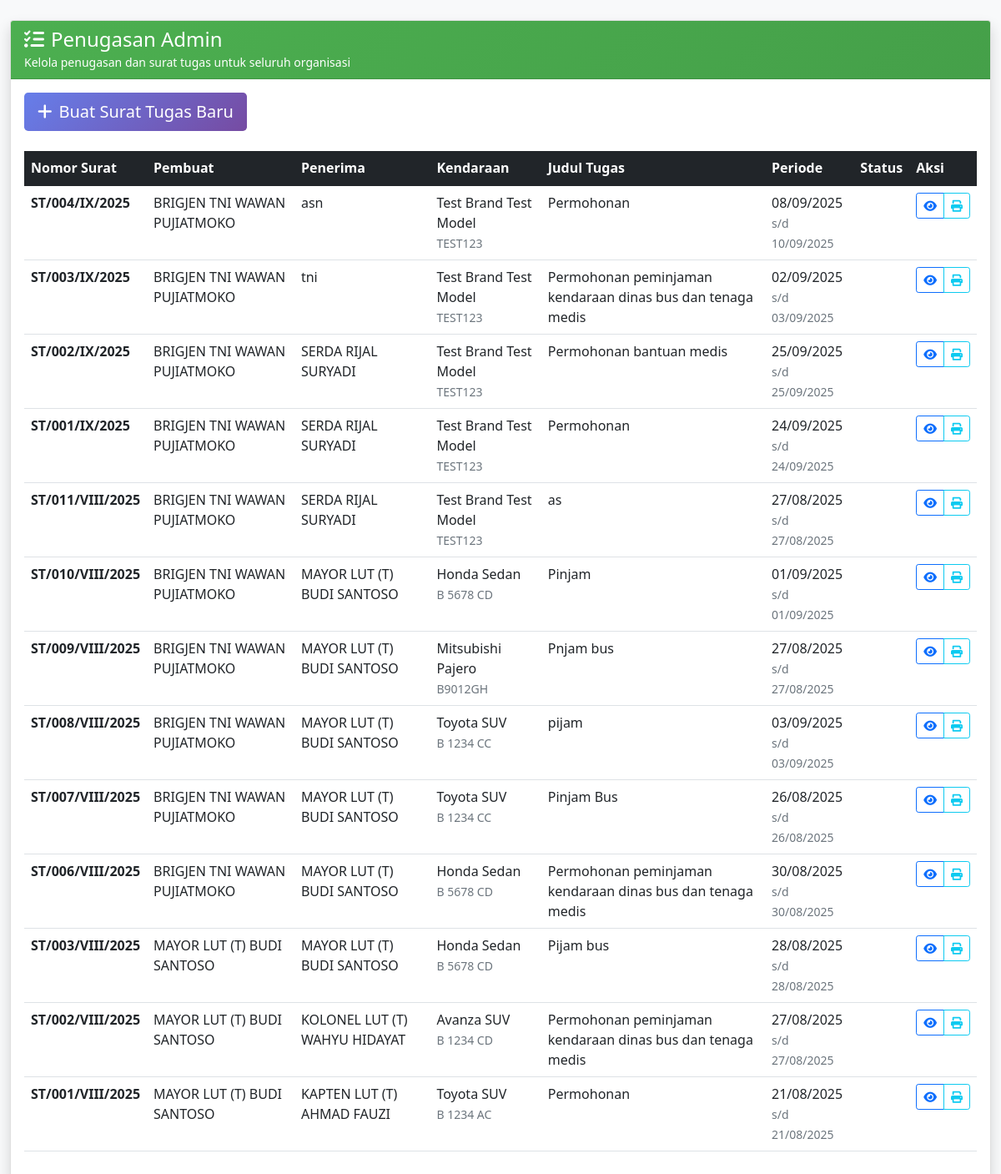
The page /pages/penugasan_admin.php (signed in) on the database as committed earlier.
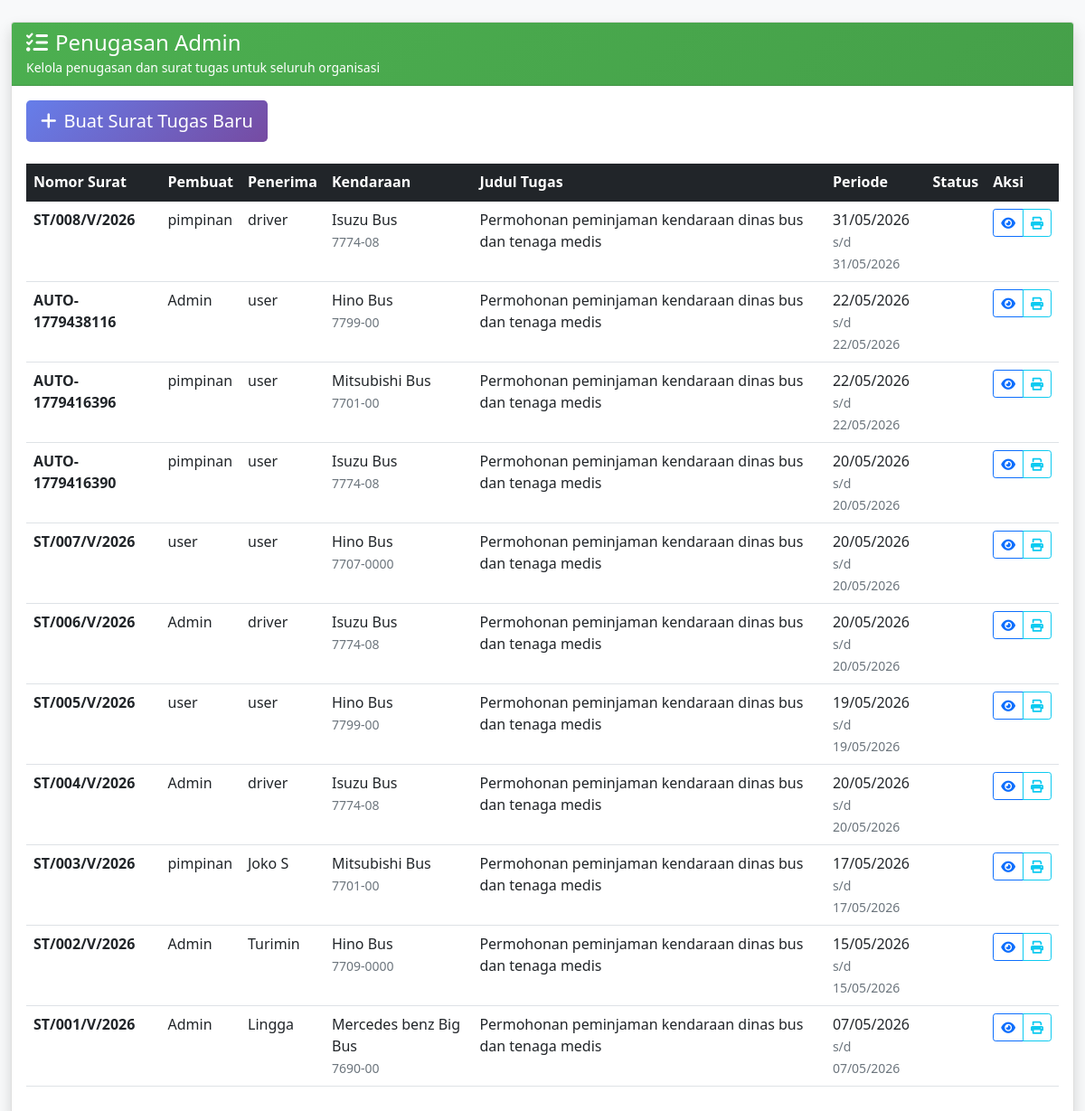
The same page on the database as committed later.
### tables this page shows
CREATE TABLE `surat_tugas` (
  `id` int(11) NOT NULL,
  `nomor_surat` varchar(50) NOT NULL,
  `tanggal_surat` date NOT NULL,
  `klasifikasi` varchar(20) DEFAULT 'Biasa',
  `lampiran` varchar(255) DEFAULT '-',
  `perihal` varchar(255) DEFAULT 'Permohonan peminjaman kendaraan dinas bus dan tenaga medis',
  `nama_unit` varchar(150) DEFAULT 'BIRO UMUM SETJEN KEMHAN',
  `nama_bagian` varchar(150) DEFAULT 'BAGIAN PENGAMANAN',
  `jenis_naskah` varchar(100) DEFAULT 'NOTA DINAS',
  `surat_dari` varchar(150) DEFAULT 'Kabag Pam Roum Setjen Kemhan',
  `kepada_jabatan` varchar(100) DEFAULT 'Dandenma Mabes TNI',
  `kepada_tempat` varchar(50) DEFAULT 'Jakarta',
  `dasar_a` text DEFAULT 'Peraturan Panglima TNI Nomor 24 Tahun 2014 tentang Pengesahan Validasi Organisasi FKT dan;',
  `dasar_b` text DEFAULT 'Surat Perintah Kapusinfolahta TNI Nomor Sprin/97/XI/2023 tanggal 20 Oktober 2023 tentang Fungsi Pengadaan HUT ke-17 Pusinfolahta TNI dan;',
  `berangkat_dari` varchar(100) DEFAULT 'Pusinfolahta TNI',
  `waktu_berangkat` varchar(50) DEFAULT 'Pukul 05.00 WIB s.d selesai',
  `pejabat_ttd_jabatan` varchar(100) DEFAULT 'a.n Kepala Pusinfolahta TNI',
  `pejabat_ttd_sebagai` varchar(50) DEFAULT 'Waka,',
  `tembusan_1` varchar(100) DEFAULT 'Kapusinfolahta TNI',
  `tembusan_2` varchar(100) DEFAULT 'Asops Denma Mabes TNI',
  `tembusan_3` varchar(100) DEFAULT 'Dansetang Denma Mabes TNI',
  `tembusan_4` varchar(100) DEFAULT 'Dansakdok Denma Mabes TNI',
  `kendaraan_id` int(11) NOT NULL,
  `pengguna_id` int(11) NOT NULL,
  `tujuan` varchar(255) NOT NULL,
  `keperluan` text NOT NULL,
  `tanggal_berangkat` date NOT NULL,
  `tanggal_kembali` date DEFAULT NULL,
  `estimasi_km` int(11) DEFAULT NULL,
  `estimasi_bbm` decimal(8,2) DEFAULT NULL,
  `status` enum('Draft','Disetujui','Dalam Perjalanan','Selesai','Dibatalkan') NOT NULL DEFAULT 'Draft',
  `approval_pimpinan_status` enum('Pending','Approved','Rejected') NOT NULL DEFAULT 'Pending',
  `approval_pimpinan_by` int(11) DEFAULT NULL,
  `approval_pimpinan_at` datetime DEFAULT NULL,
  `km_berangkat` int(11) DEFAULT NULL,
  `km_kembali` int(11) DEFAULT NULL,
  `bbm_terpakai` decimal(8,2) DEFAULT NULL,
  `laporan_perjalanan` text DEFAULT NULL,
  `pejabat_ttd` varchar(100) DEFAULT NULL,
  `created_at` timestamp NOT NULL DEFAULT current_timestamp(),
  `updated_at` timestamp NOT NULL DEFAULT current_timestamp() ON UPDATE current_timestamp(),
  `created_by` int(11) DEFAULT NULL,
  `updated_by` int(11) DEFAULT NULL,
  `dasar_list` text DEFAULT NULL,
  `tembusan_list` varchar(50) NOT NULL
);

CREATE TABLE `pengguna` (
  `id` int(11) NOT NULL,
  `nrp_nip` varchar(30) DEFAULT NULL,
  `nama_lengkap` varchar(100) NOT NULL,
  `pangkat` varchar(50) DEFAULT NULL,
  `jabatan` varchar(50) DEFAULT NULL,
  `satuan_pns` varchar(200) DEFAULT NULL,
  `no_hp` varchar(20) DEFAULT NULL,
  `email` varchar(100) DEFAULT NULL,
  `alamat` text DEFAULT NULL,
  `status_pegawai` enum('Aktif','Pensiun','Mutasi','Non-Aktif') NOT NULL DEFAULT 'Aktif',
  `status_aktif` enum('Aktif','Tidak Aktif') NOT NULL DEFAULT 'Aktif',
  `jenis_personel` enum('TNI','PNS') DEFAULT NULL,
  `matra` varchar(100) DEFAULT NULL,
  `korps` varchar(100) DEFAULT NULL,
  `kesatuan` varchar(200) DEFAULT NULL,
  `created_at` timestamp NOT NULL DEFAULT current_timestamp(),
  `updated_at` timestamp NOT NULL DEFAULT current_timestamp() ON UPDATE current_timestamp()
);

CREATE TABLE `kendaraan` (
  `id` int(11) NOT NULL,
  `no_polisi` varchar(20) NOT NULL,
  `no_rangka` varchar(50) NOT NULL,
  `no_mesin` varchar(50) NOT NULL,
  `penanggung_jawab` enum('Baur Spri Kapus','Baurku','Baurtarlat','Bidduk TI','Caraka','Kabidduk TI','Kabidinfomin','Kabidinfoops','Kabidpamsisfo','Kapusinfolahta TNI','Kasubbid Jarkomta & Duknis','Kasubbid Pam Aplikasi','Kasubbid Pam jarkomta','Kasubbid SDM TI','Kasubbid Sisfogarku','Kasubbid Sisfointel','Kasubbid Sisfoopslat','Kasubbid Sisfopers','Kasubbid Sisfoter','Kataud','Kaurdal','Kaurpers','Kaurtu','Tamudi Kapus','Wakapusinfolahta TNI') NOT NULL,
  `locator` varchar(255) DEFAULT NULL,
  `pengguna_id` int(11) DEFAULT NULL,
  `merk` varchar(50) NOT NULL,
  `tipe` varchar(50) DEFAULT NULL,
  `tahun_pembuatan` year(4) DEFAULT NULL,
  `warna` varchar(30) DEFAULT NULL,
  `jenis` enum('Roda 2','Roda 4','Truk','Bus','Lainnya') DEFAULT 'Roda 4',
  `bahan_bakar` enum('Pertalite','Pertamax','Solar','Listrik','Hybrid') NOT NULL DEFAULT 'Pertalite',
  `no_reg` varchar(30) DEFAULT NULL,
  `no_stnk` varchar(30) DEFAULT NULL,
  `no_bpkb` varchar(30) DEFAULT NULL,
  `tanggal_berlaku_stnk` date DEFAULT NULL,
  `pemilik_stnk` varchar(100) DEFAULT NULL,
  `status_kepemilikan` enum('Satker','Pinjam Pakai') DEFAULT 'Satker',
  `satker` varchar(50) NOT NULL,
  `kode_barang` varchar(50) DEFAULT NULL,
  `kondisi` enum('Baik','Rusak Ringan','Rusak Berat') DEFAULT 'Baik',
  `status_kendaraan` enum('Operasional','Perbaikan','Rusak','Tidak Aktif') DEFAULT 'Operasional',
  `status_peminjaman` enum('Tersedia','Dipinjam','Maintenance','Rusak') DEFAULT 'Tersedia',
  `tanggal_servis_terakhir` date DEFAULT NULL,
  `last_service_km` int(11) DEFAULT NULL,
  `odometer` int(11) DEFAULT 0,
  `foto` varchar(255) DEFAULT NULL,
  `catatan` text DEFAULT NULL,
  `created_at` timestamp NOT NULL DEFAULT current_timestamp(),
  `updated_at` timestamp NOT NULL DEFAULT current_timestamp() ON UPDATE current_timestamp()
);

### pages/penugasan_admin.php (the view, shortened to what this page needs)
<?php
require_once __DIR__ . '/../includes/auth.php';
$surat_tugas_result = $mysqli->query("
    SELECT st.*,
           u_pembuat.nama_lengkap as pembuat_nama,
           u_penerima.nama_lengkap as penerima_nama,
          k.merk, k.tipe, k.no_polisi
    FROM surat_tugas st
    LEFT JOIN pengguna u_pembuat ON st.created_by = u_pembuat.id
    LEFT JOIN pengguna u_penerima ON st.pengguna_id = u_penerima.id
    LEFT JOIN kendaraan k ON st.kendaraan_id = k.id
    ORDER BY st.created_at DESC
");
?>
<!DOCTYPE html>
<html lang="id">
<head>
    <link href="https://cdn.jsdelivr.net/npm/bootstrap@5.1.3/dist/css/bootstrap.min.css" rel="stylesheet">
    <link href="https://cdnjs.cloudflare.com/ajax/libs/font-awesome/6.0.0/css/all.min.css" rel="stylesheet">
</head>
<body class="bg-light">
    <div class="container-fluid mt-4">
        <div class="row">
            <div class="col-12">
                <div class="card shadow">
                    <div class="card-header">
                        <h4 class="mb-0"><i class="fas fa-tasks me-2"></i>Penugasan Admin</h4>
                        <small>Kelola penugasan dan surat tugas untuk seluruh organisasi</small>
                    </div>
                    <div class="card-body">
                        <div class="mb-4">
                            <button type="button" class="btn btn-gradient btn-lg" data-bs-toggle="modal" data-bs-target="#createSuratTugasModal">
                                <i class="fas fa-plus me-2"></i>Buat Surat Tugas Baru
                            </button>
                        </div>
                        <div class="table-responsive">
                            <table class="table table-hover">
                                <thead class="table-dark">
                                    <tr>
                                        <th>Nomor Surat</th>
                                        <th>Pembuat</th>
                                        <th>Penerima</th>
                                        <th>Kendaraan</th>
                                        <th>Judul Tugas</th>
                                        <th>Periode</th>
                                        <th>Status</th>
                                        <th>Aksi</th>
                                    </tr>
                                </thead>
                                <tbody>
                                    <?php while ($row = $surat_tugas_result->fetch_assoc()): ?>
                                    <tr>
                                        <td><strong><?php echo htmlspecialchars($row['nomor_surat']); ?></strong></td>
                                        <td><?php echo htmlspecialchars($row['pembuat_nama']); ?></td>
                                        <td><?php echo htmlspecialchars($row['penerima_nama']); ?></td>
                                        <td>
                                                <?php echo htmlspecialchars($row['merk'] . ' ' . $row['tipe']); ?><br>
                                                <small class="text-muted"><?php echo htmlspecialchars($row['no_polisi']); ?></small>
                                        </td>
                                        <td><?php echo htmlspecialchars($row['perihal']); ?></td>
                                        <td>
                                            <?php echo date('d/m/Y', strtotime($row['tanggal_berangkat'])); ?><br>
                                            <small class="text-muted">s/d <?php echo date('d/m/Y', strtotime($row['tanggal_kembali'])); ?></small>
                                        </td>
                                        <td>
                                            <?php
                                            $status_class = '';
                                            $status_text = '';
                                            ?>
                                            <span class="status-badge <?php echo $status_class; ?>"><?php echo $status_text; ?></span>
                                        </td>
                                        <td>
                                            <div class="btn-group btn-group-sm">
                                                <button class="btn btn-outline-primary" onclick="viewSuratTugas(<?php echo $row['id']; ?>)" title="Lihat Detail">
                                                    <i class="fas fa-eye"></i>
                                                </button>
                                                <button class="btn btn-outline-info" onclick="printSuratTugas(<?php echo $row['id']; ?>)" title="Cetak PDF">
                                                    <i class="fas fa-print"></i>
                                                </button>
                                            </div>
                                        </td>
                                    </tr>
                                    <?php endwhile; ?>
                                </tbody>
                            </table>
                        </div>
                    </div>
                </div>
            </div>
        </div>
    </div>
</body>
</html>

### pages/penugasan_admin.php (style rules this page uses)
.card-header { background: linear-gradient(135deg, #4CAF50 0%, #45a049 100%); color: white; }
.btn-gradient { background: linear-gradient(135deg, #667eea 0%, #764ba2 100%); border: none; color: white; }
.status-badge { padding: 0.25rem 0.75rem; border-radius: 50px; font-size: 0.875rem; font-weight: 500; }

Rows that differ between the two databases and show on the page:
removed surat_tugas: nomor_surat "ST/004/IX/2025", created_by.nama_lengkap "BRIGJEN TNI WAWAN PUJIATMOKO", pengguna.nama_lengkap "asn", kendaraan.tipe "Test Brand Test Model", kendaraan.no_polisi "TEST123", perihal "Permohonan", tanggal_berangkat "08/09/2025", tanggal_kembali "10/09/2025"
removed surat_tugas: nomor_surat "ST/003/IX/2025", created_by.nama_lengkap "BRIGJEN TNI WAWAN PUJIATMOKO", pengguna.nama_lengkap "tni", kendaraan.tipe "Test Brand Test Model", kendaraan.no_polisi "TEST123", perihal "Permohonan peminjaman kendaraan dinas bus dan tenaga medis", tanggal_berangkat "02/09/2025", tanggal_kembali "03/09/2025"
removed surat_tugas: nomor_surat "ST/002/IX/2025", created_by.nama_lengkap "BRIGJEN TNI WAWAN PUJIATMOKO", pengguna.nama_lengkap "SERDA RIJAL SURYADI", kendaraan.tipe "Test Brand Test Model", kendaraan.no_polisi "TEST123", perihal "Permohonan bantuan medis", tanggal_berangkat "25/09/2025", tanggal_kembali "25/09/2025"
removed surat_tugas: nomor_surat "ST/001/IX/2025", created_by.nama_lengkap "BRIGJEN TNI WAWAN PUJIATMOKO", pengguna.nama_lengkap "SERDA RIJAL SURYADI", kendaraan.tipe "Test Brand Test Model", kendaraan.no_polisi "TEST123", perihal "Permohonan", tanggal_berangkat "24/09/2025", tanggal_kembali "24/09/2025"
removed surat_tugas: nomor_surat "ST/011/VIII/2025", created_by.nama_lengkap "BRIGJEN TNI WAWAN PUJIATMOKO", pengguna.nama_lengkap "SERDA RIJAL SURYADI", kendaraan.tipe "Test Brand Test Model", kendaraan.no_polisi "TEST123", perihal "as", tanggal_berangkat "27/08/2025", tanggal_kembali "27/08/2025"
removed surat_tugas: nomor_surat "ST/010/VIII/2025", created_by.nama_lengkap "BRIGJEN TNI WAWAN PUJIATMOKO", pengguna.nama_lengkap "MAYOR LUT (T) BUDI SANTOSO", kendaraan.tipe "Honda Sedan", kendaraan.no_polisi "B 5678 CD", perihal "Pinjam", tanggal_berangkat "01/09/2025", tanggal_kembali "01/09/2025"
removed surat_tugas: nomor_surat "ST/009/VIII/2025", created_by.nama_lengkap "BRIGJEN TNI WAWAN PUJIATMOKO", pengguna.nama_lengkap "MAYOR LUT (T) BUDI SANTOSO", kendaraan.tipe "Mitsubishi Pajero", kendaraan.no_polisi "B9012GH", perihal "Pnjam bus", tanggal_berangkat "27/08/2025", tanggal_kembali "27/08/2025"
removed surat_tugas: nomor_surat "ST/008/VIII/2025", created_by.nama_lengkap "BRIGJEN TNI WAWAN PUJIATMOKO", pengguna.nama_lengkap "MAYOR LUT (T) BUDI SANTOSO", kendaraan.tipe "Toyota SUV", kendaraan.no_polisi "B 1234 CC", perihal "pijam", tanggal_berangkat "03/09/2025", tanggal_kembali "03/09/2025"
removed surat_tugas: nomor_surat "ST/007/VIII/2025", created_by.nama_lengkap "BRIGJEN TNI WAWAN PUJIATMOKO", pengguna.nama_lengkap "MAYOR LUT (T) BUDI SANTOSO", kendaraan.tipe "Toyota SUV", kendaraan.no_polisi "B 1234 CC", perihal "Pinjam Bus", tanggal_berangkat "26/08/2025", tanggal_kembali "26/08/2025"
removed surat_tugas: nomor_surat "ST/006/VIII/2025", created_by.nama_lengkap "BRIGJEN TNI WAWAN PUJIATMOKO", pengguna.nama_lengkap "MAYOR LUT (T) BUDI SANTOSO", kendaraan.tipe "Honda Sedan", kendaraan.no_polisi "B 5678 CD", perihal "Permohonan peminjaman kendaraan dinas bus dan tenaga medis", tanggal_berangkat "30/08/2025", tanggal_kembali "30/08/2025"
removed surat_tugas: nomor_surat "ST/003/VIII/2025", created_by.nama_lengkap "MAYOR LUT (T) BUDI SANTOSO", kendaraan.tipe "Honda Sedan", kendaraan.no_polisi "B 5678 CD", perihal "Pijam bus", tanggal_berangkat "28/08/2025", tanggal_kembali "28/08/2025"
removed surat_tugas: nomor_surat "ST/002/VIII/2025", created_by.nama_lengkap "MAYOR LUT (T) BUDI SANTOSO", pengguna.nama_lengkap "KOLONEL LUT (T) WAHYU HIDAYAT", kendaraan.tipe "Avanza SUV", kendaraan.no_polisi "B 1234 CD", perihal "Permohonan peminjaman kendaraan dinas bus dan tenaga medis", tanggal_berangkat "27/08/2025", tanggal_kembali "27/08/2025"
removed surat_tugas: nomor_surat "ST/001/VIII/2025", created_by.nama_lengkap "MAYOR LUT (T) BUDI SANTOSO", pengguna.nama_lengkap "KAPTEN LUT (T) AHMAD FAUZI", kendaraan.tipe "Toyota SUV", kendaraan.no_polisi "B 1234 AC", perihal "Permohonan", tanggal_berangkat "21/08/2025", tanggal_kembali "21/08/2025"
added surat_tugas: nomor_surat "ST/008/V/2026", created_by.nama_lengkap "pimpinan", pengguna.nama_lengkap "driver", kendaraan.tipe "Isuzu Bus", kendaraan.no_polisi "7774-08", perihal "Permohonan peminjaman kendaraan dinas bus dan tenaga medis", tanggal_berangkat "31/05/2026", tanggal_kembali "31/05/2026"
added surat_tugas: nomor_surat "AUTO-1779438116", created_by.nama_lengkap "Admin", pengguna.nama_lengkap "user", kendaraan.tipe "Hino Bus", kendaraan.no_polisi "7799-00", perihal "Permohonan peminjaman kendaraan dinas bus dan tenaga medis", tanggal_berangkat "22/05/2026", tanggal_kembali "22/05/2026"
added surat_tugas: nomor_surat "AUTO-1779416396", created_by.nama_lengkap "pimpinan", pengguna.nama_lengkap "user", kendaraan.tipe "Mitsubishi Bus", kendaraan.no_polisi "7701-00", perihal "Permohonan peminjaman kendaraan dinas bus dan tenaga medis", tanggal_berangkat "22/05/2026", tanggal_kembali "22/05/2026"
added surat_tugas: nomor_surat "AUTO-1779416390", created_by.nama_lengkap "pimpinan", pengguna.nama_lengkap "user", kendaraan.tipe "Isuzu Bus", kendaraan.no_polisi "7774-08", perihal "Permohonan peminjaman kendaraan dinas bus dan tenaga medis", tanggal_berangkat "20/05/2026", tanggal_kembali "20/05/2026"
added surat_tugas: nomor_surat "ST/007/V/2026", created_by.nama_lengkap "user", kendaraan.tipe "Hino Bus", kendaraan.no_polisi "7707-0000", perihal "Permohonan peminjaman kendaraan dinas bus dan tenaga medis", tanggal_berangkat "20/05/2026", tanggal_kembali "20/05/2026"
added surat_tugas: nomor_surat "ST/006/V/2026", created_by.nama_lengkap "Admin", pengguna.nama_lengkap "driver", kendaraan.tipe "Isuzu Bus", kendaraan.no_polisi "7774-08", perihal "Permohonan peminjaman kendaraan dinas bus dan tenaga medis", tanggal_berangkat "20/05/2026", tanggal_kembali "20/05/2026"
added surat_tugas: nomor_surat "ST/005/V/2026", created_by.nama_lengkap "user", kendaraan.tipe "Hino Bus", kendaraan.no_polisi "7799-00", perihal "Permohonan peminjaman kendaraan dinas bus dan tenaga medis", tanggal_berangkat "19/05/2026", tanggal_kembali "19/05/2026"
added surat_tugas: nomor_surat "ST/004/V/2026", created_by.nama_lengkap "Admin", pengguna.nama_lengkap "driver", kendaraan.tipe "Isuzu Bus", kendaraan.no_polisi "7774-08", perihal "Permohonan peminjaman kendaraan dinas bus dan tenaga medis", tanggal_berangkat "20/05/2026", tanggal_kembali "20/05/2026"
added surat_tugas: nomor_surat "ST/003/V/2026", created_by.nama_lengkap "pimpinan", pengguna.nama_lengkap "Joko S", kendaraan.tipe "Mitsubishi Bus", kendaraan.no_polisi "7701-00", perihal "Permohonan peminjaman kendaraan dinas bus dan tenaga medis", tanggal_berangkat "17/05/2026", tanggal_kembali "17/05/2026"
added surat_tugas: nomor_surat "ST/002/V/2026", created_by.nama_lengkap "Admin", pengguna.nama_lengkap "Turimin", kendaraan.tipe "Hino Bus", kendaraan.no_polisi "7709-0000", perihal "Permohonan peminjaman kendaraan dinas bus dan tenaga medis", tanggal_berangkat "15/05/2026", tanggal_kembali "15/05/2026"
added surat_tugas: nomor_surat "ST/001/V/2026", created_by.nama_lengkap "Admin", pengguna.nama_lengkap "Lingga", kendaraan.tipe "Mercedes benz Big Bus", kendaraan.no_polisi "7690-00", perihal "Permohonan peminjaman kendaraan dinas bus dan tenaga medis", tanggal_berangkat "07/05/2026", tanggal_kembali "07/05/2026"
